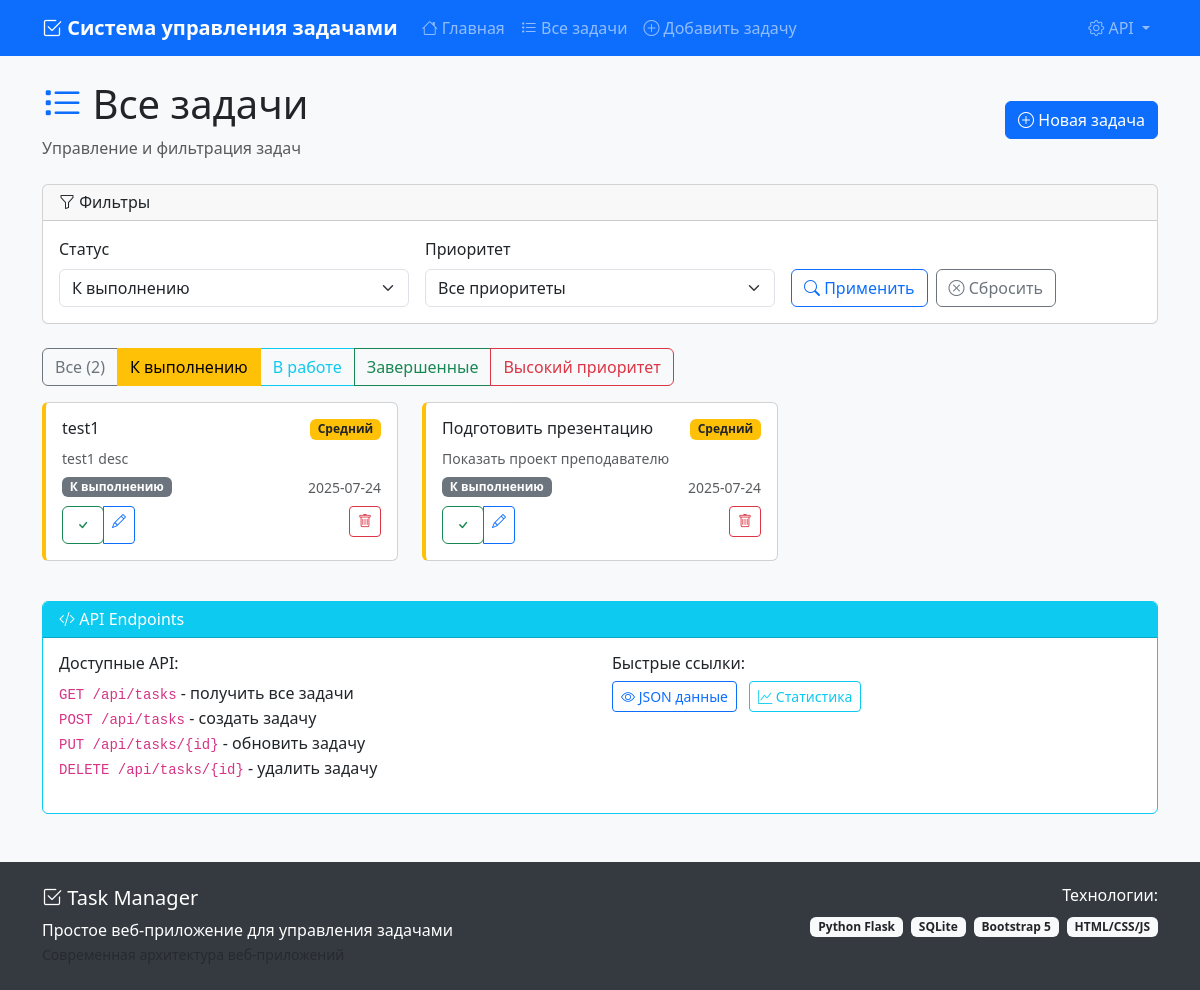
The page /tasks?status=todo on the database its author committed.
### tables this page shows
CREATE TABLE tasks (
            id INTEGER PRIMARY KEY AUTOINCREMENT,
            title TEXT NOT NULL,
            description TEXT,
            priority TEXT DEFAULT 'medium',
            status TEXT DEFAULT 'todo',
            created_at TIMESTAMP DEFAULT CURRENT_TIMESTAMP,
            completed_at TIMESTAMP
        );

### app.py (the view)
@app.route('/tasks')
def tasks():
    conn = get_db_connection()
    status_filter = request.args.get('status', '')
    priority_filter = request.args.get('priority', '')
    query = 'SELECT * FROM tasks WHERE 1=1'
    params = []
    if status_filter:
        query += ' AND status = ?'
        params.append(status_filter)
    if priority_filter:
        query += ' AND priority = ?'
        params.append(priority_filter)
    query += ' ORDER BY created_at DESC'
    tasks = conn.execute(query, params).fetchall()
    conn.close()
    return render_template('tasks.html', tasks=tasks,
                         current_status=status_filter,
                         current_priority=priority_filter)

### app.py (called while the page is built)
def get_db_connection():
    conn = sqlite3.connect(DATABASE)
    conn.row_factory = sqlite3.Row  # Позволяет обращаться к столбцам по имени
    return conn

### templates/tasks.html (shortened to what this page needs)
{% extends "base.html" %}
{% block content %}
<div class="row">
    <div class="col-12">
        <div class="d-flex justify-content-between align-items-center mb-4">
            <div>
                <h1><i class="bi bi-list-task text-primary"></i> Все задачи</h1>
                <p class="text-muted mb-0">Управление и фильтрация задач</p>
            </div>
            <div>
                <a href="{{ url_for('add_task') }}" class="btn btn-primary">
                    <i class="bi bi-plus-circle"></i> Новая задача
                </a>
            </div>
        </div>
        <div class="card mb-4">
            <div class="card-header">
                <h6 class="mb-0"><i class="bi bi-funnel"></i> Фильтры</h6>
            </div>
            <div class="card-body">
                <form method="GET" class="row g-3">
                    <div class="col-md-4">
                        <label for="status" class="form-label">Статус</label>
                        <select class="form-select" id="status" name="status">
                            <option value="todo" {{ 'selected' if current_status == 'todo' else '' }}>К выполнению</option>
                        </select>
                    </div>
                    <div class="col-md-4">
                        <label for="priority" class="form-label">Приоритет</label>
                        <select class="form-select" id="priority" name="priority">
                            <option value="">Все приоритеты</option>
                        </select>
                    </div>
                    <div class="col-md-4 d-flex align-items-end">
                        <button type="submit" class="btn btn-outline-primary me-2">
                            <i class="bi bi-search"></i> Применить
                        </button>
                        <a href="{{ url_for('tasks') }}" class="btn btn-outline-secondary">
                            <i class="bi bi-x-circle"></i> Сбросить
                        </a>
                    </div>
                </form>
            </div>
        </div>
        <div class="mb-3">
            <div class="btn-group" role="group">
                <a href="{{ url_for('tasks') }}" class="btn btn-outline-secondary {{ 'active' if not current_status and not current_priority else '' }}">
                    Все ({{ tasks|length }})
                </a>
                <a href="{{ url_for('tasks') }}?status=todo" class="btn btn-outline-warning {{ 'active' if current_status == 'todo' else '' }}">
                    К выполнению
                </a>
                <a href="{{ url_for('tasks') }}?status=in_progress" class="btn btn-outline-info {{ 'active' if current_status == 'in_progress' else '' }}">
                    В работе
                </a>
                <a href="{{ url_for('tasks') }}?status=done" class="btn btn-outline-success {{ 'active' if current_status == 'done' else '' }}">
                    Завершенные
                </a>
                <a href="{{ url_for('tasks') }}?priority=high" class="btn btn-outline-danger {{ 'active' if current_priority == 'high' else '' }}">
                    Высокий приоритет
                </a>
            </div>
        </div>
        {% if tasks %}
            <div class="row">
                {% for task in tasks %}
                <div class="col-lg-6 col-xl-4 mb-3">
                    <div class="card card-hover priority-{{ task.priority }} {{ 'status-done' if task.status == 'done' else '' }}">
                        <div class="card-body">
                            <div class="d-flex justify-content-between align-items-start mb-2">
                                <h6 class="card-title mb-0">{{ task.title }}</h6>
                                {% if task.priority == 'high' %}
                                    <span class="badge bg-danger">Высокий</span>
                                {% elif task.priority == 'medium' %}
                                    <span class="badge bg-warning text-dark">Средний</span>
                                {% else %}
                                    <span class="badge bg-success">Низкий</span>
                                {% endif %}
                            </div>
                            {% if task.description %}
                                <p class="card-text small text-muted mb-2">
                                    {{ task.description[:80] }}{% if task.description|length > 80 %}...{% endif %}
                                </p>
                            {% endif %}
                            <div class="d-flex justify-content-between align-items-center mb-2">
                                {% if task.status == 'todo' %}
                                    <span class="badge bg-secondary">К выполнению</span>
                                {% elif task.status == 'in_progress' %}
                                    <span class="badge bg-info">В работе</span>
                                {% elif task.status == 'done' %}
                                    <span class="badge bg-success">Выполнено</span>
                                {% endif %}
                                <small class="text-muted">
                                    {{ task.created_at[:10] }}
                                </small>
                            </div>
                            <div class="d-flex justify-content-between">
                                <div class="btn-group btn-group-sm">
                                    {% if task.status != 'done' %}
                                        <form method="POST" action="{{ url_for('toggle_task', task_id=task.id) }}" style="display: inline;">
                                            <button type="submit" class="btn btn-outline-success" title="Отметить как выполненную">
                                                <i class="bi bi-check"></i>
                                            </button>
                                        </form>
                                    {% endif %}
                                    <a href="{{ url_for('edit_task', task_id=task.id) }}" class="btn btn-outline-primary" title="Редактировать">
                                        <i class="bi bi-pencil"></i>
                                    </a>
                                </div>
                                <form method="POST" action="{{ url_for('delete_task', task_id=task.id) }}" style="display: inline;"
                                      onsubmit="return confirm('Удалить задачу {{ task.title }}?')">
                                    <button type="submit" class="btn btn-outline-danger btn-sm" title="Удалить">
                                        <i class="bi bi-trash"></i>
                                    </button>
                                </form>
                            </div>
                        </div>
                    </div>
                </div>
                {% endfor %}
            </div>
        {% endif %}
    </div>
</div>
<div class="row mt-4">
    <div class="col-12">
        <div class="card border-info">
            <div class="card-header bg-info text-white">
                <h6 class="mb-0"><i class="bi bi-code-slash"></i> API Endpoints</h6>
            </div>
            <div class="card-body">
                <div class="row">
                    <div class="col-md-6">
                        <h6>Доступные API:</h6>
                        <ul class="list-unstyled">
                            <li><code>GET /api/tasks</code> - получить все задачи</li>
                            <li><code>POST /api/tasks</code> - создать задачу</li>
                            <li><code>PUT /api/tasks/{id}</code> - обновить задачу</li>
                            <li><code>DELETE /api/tasks/{id}</code> - удалить задачу</li>
                        </ul>
                    </div>
                    <div class="col-md-6">
                        <h6>Быстрые ссылки:</h6>
                        <a href="/api/tasks" target="_blank" class="btn btn-sm btn-outline-primary me-2">
                            <i class="bi bi-eye"></i> JSON данные
                        </a>
                        <a href="/api/stats" target="_blank" class="btn btn-sm btn-outline-info">
                            <i class="bi bi-graph-up"></i> Статистика
                        </a>
                    </div>
                </div>
            </div>
        </div>
    </div>
</div>
{% endblock %}

### templates/base.html (style rules this page uses)
body { background-color: #f8f9fa; }
.priority-medium { border-left: 4px solid #ffc107; }

### rows shown on the page
tasks: title "test1", priority "Средний", description "test1 desc", status "К выполнению", created_at "2025-07-24"
tasks: title "Подготовить презентацию", priority "Средний", description "Показать проект преподавателю", status "К выполнению", created_at "2025-07-24"

### other values the page prints
{{ tasks|length }} "2"
